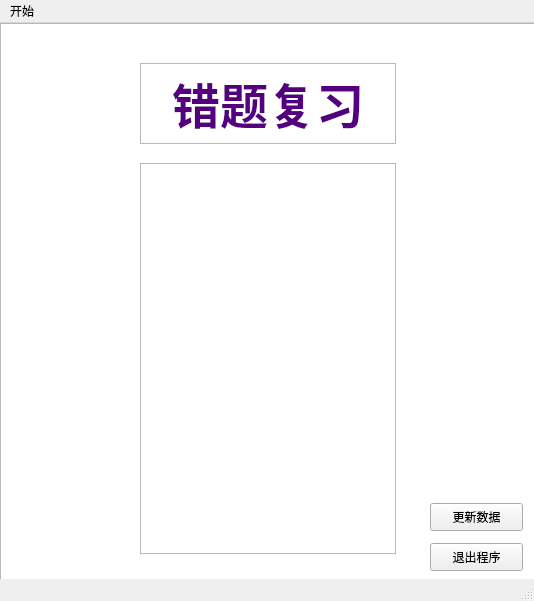
<?xml version="1.0" encoding="UTF-8"?>
<ui version="4.0">
 <class>MainWindow</class>
 <widget class="QMainWindow" name="MainWindow">
  <property name="geometry">
   <rect>
    <x>0</x>
    <y>0</y>
    <width>534</width>
    <height>601</height>
   </rect>
  </property>
  <property name="windowTitle">
   <string>MainWindow</string>
  </property>
  <widget class="QWidget" name="centralwidget">
   <widget class="QGraphicsView" name="graphicsView">
    <property name="geometry">
     <rect>
      <x>0</x>
      <y>0</y>
      <width>551</width>
      <height>581</height>
     </rect>
    </property>
   </widget>
   <widget class="QTextBrowser" name="textBrowser">
    <property name="geometry">
     <rect>
      <x>140</x>
      <y>40</y>
      <width>256</width>
      <height>81</height>
     </rect>
    </property>
    <property name="html">
     <string>&lt;!DOCTYPE HTML PUBLIC &quot;-//W3C//DTD HTML 4.0//EN&quot; &quot;http://www.w3.org/TR/REC-html40/strict.dtd&quot;&gt;
&lt;html&gt;&lt;head&gt;&lt;meta name=&quot;qrichtext&quot; content=&quot;1&quot; /&gt;&lt;style type=&quot;text/css&quot;&gt;
p, li { white-space: pre-wrap; }
&lt;/style&gt;&lt;/head&gt;&lt;body style=&quot; font-family:'SimSun'; font-size:9pt; font-weight:400; font-style:normal;&quot;&gt;
&lt;p align=&quot;center&quot; style=&quot; margin-top:0px; margin-bottom:0px; margin-left:0px; margin-right:0px; -qt-block-indent:0; text-indent:0px;&quot;&gt;&lt;span style=&quot; font-size:36pt; font-weight:600; color:#55007f;&quot;&gt;错题复习&lt;/span&gt;&lt;/p&gt;&lt;/body&gt;&lt;/html&gt;</string>
    </property>
   </widget>
   <widget class="QTextBrowser" name="Wrong">
    <property name="geometry">
     <rect>
      <x>140</x>
      <y>140</y>
      <width>256</width>
      <height>391</height>
     </rect>
    </property>
   </widget>
   <widget class="QPushButton" name="pushButtonExit">
    <property name="geometry">
     <rect>
      <x>430</x>
      <y>520</y>
      <width>93</width>
      <height>28</height>
     </rect>
    </property>
    <property name="text">
     <string>退出程序</string>
    </property>
   </widget>
   <widget class="QPushButton" name="pushButtonUpdate">
    <property name="geometry">
     <rect>
      <x>430</x>
      <y>480</y>
      <width>93</width>
      <height>28</height>
     </rect>
    </property>
    <property name="text">
     <string>更新数据</string>
    </property>
   </widget>
  </widget>
  <widget class="QMenuBar" name="menubar">
   <property name="geometry">
    <rect>
     <x>0</x>
     <y>0</y>
     <width>534</width>
     <height>26</height>
    </rect>
   </property>
   <widget class="QMenu" name="menu">
    <property name="title">
     <string>开始</string>
    </property>
   </widget>
   <addaction name="menu"/>
  </widget>
  <widget class="QStatusBar" name="statusbar"/>
 </widget>
 <resources/>
 <connections/>
</ui>
